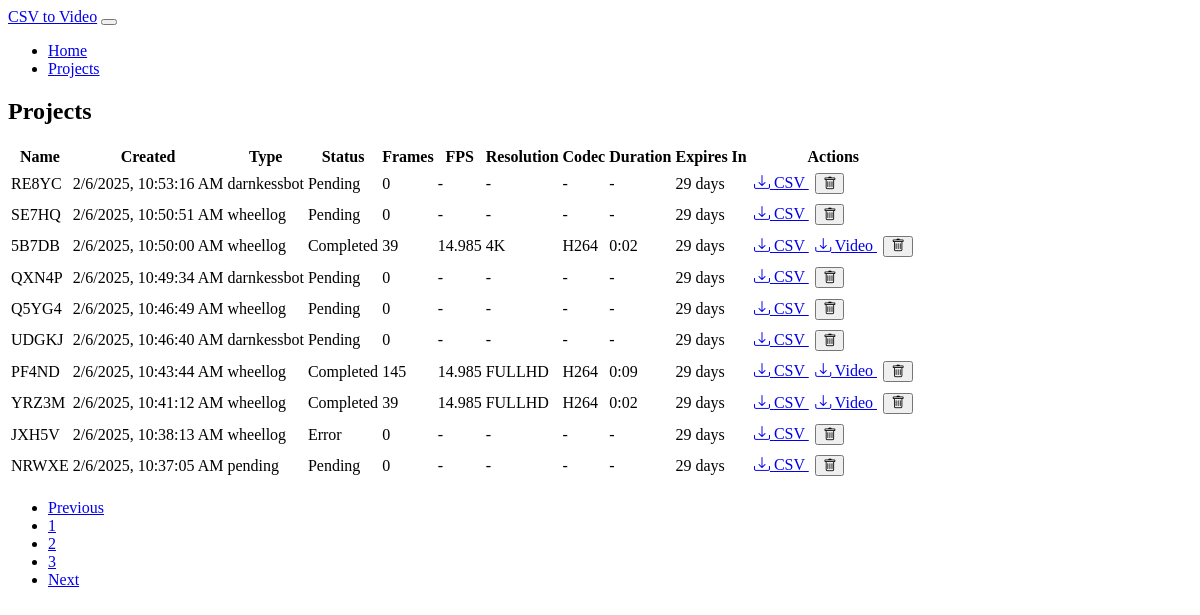
The page /projects?page=2 on the database its author committed.
### models.py (models this page shows, shortened)
class Project(db.Model):
    id = db.Column(db.Integer, primary_key=True)
    name = db.Column(db.String(100), nullable=False)
    csv_file = db.Column(db.String(255), nullable=False)
    csv_type = db.Column(db.String(20), nullable=False)  # 'darnkessbot' or 'wheellog'
    created_at = db.Column(db.DateTime, nullable=False, default=datetime.utcnow)
    expiry_date = db.Column(db.DateTime, nullable=False)
    frame_count = db.Column(db.Integer, default=0)
    fps = db.Column(db.Float, default=29.97)
    video_file = db.Column(db.String(255))
    codec = db.Column(db.String(10))
    resolution = db.Column(db.String(10))  # 'fullhd' or '4k'
    video_duration = db.Column(db.Float)  # Duration in seconds
    status = db.Column(db.String(20), default='pending')  # pending, processing, completed, error
    error_message = db.Column(db.Text)
    folder_number = db.Column(db.Integer)  # New field for storing unique folder number
    def days_until_expiry(self):
        if self.expiry_date:
            delta = self.expiry_date - datetime.utcnow()
            return max(0, delta.days)
        return 0
    def get_duration_str(self):
        if self.video_duration is None:
            return '-'
        minutes = int(self.video_duration // 60)
        seconds = int(self.video_duration % 60)
        return f"{minutes}:{seconds:02d}"

### app.py (the view)
@app.route('/projects')
def list_projects():
    page = request.args.get('page', 1, type=int)
    projects = Project.query.order_by(Project.created_at.desc())\
        .paginate(page=page, per_page=10, error_out=False)
    return render_template('projects.html', projects=projects)

### templates/projects.html (shortened to what this page needs)
{% extends "base.html" %}
{% block content %}
<div class="card">
    <div class="card-header">
        <h2 class="card-title">Projects</h2>
    </div>
    <div class="card-body">
        <div class="table-responsive">
            <table class="table">
                <thead>
                    <tr>
                        <th>Name</th>
                        <th>Created</th>
                        <th>Type</th>
                        <th>Status</th>
                        <th>Frames</th>
                        <th>FPS</th>
                        <th>Resolution</th>
                        <th>Codec</th>
                        <th>Duration</th>
                        <th>Expires In</th>
                        <th>Actions</th>
                    </tr>
                </thead>
                <tbody>
                    {% for project in projects.items %}
                    <tr>
                        <td>{{ project.name }}</td>
                        <td data-timestamp="{{ project.created_at.timestamp() }}">
                        </td>
                        <td>{{ project.csv_type }}</td>
                        <td>
                            <span class="badge text-bg-{{
                                'warning' if project.status == 'processing' else
                                'success' if project.status == 'completed' else
                                'danger' if project.status == 'error' else
                                'secondary'
                            }}"
                            data-project-id="{{ project.id }}"
                            data-project-status="{{ project.status }}"
                            {% if project.status == 'error' and project.error_message %}
                            title="{{ project.error_message }}"
                            {% endif %}
                            >{{ project.status.capitalize() }}</span>
                        </td>
                        <td>{{ project.frame_count }}</td>
                        <td>{{ project.fps if project.video_file else '-' }}</td>
                        <td>{{ project.resolution|upper if project.resolution else '-' }}</td>
                        <td>{{ project.codec|upper if project.codec else '-' }}</td>
                        <td>{{ project.get_duration_str() }}</td>
                        <td>{{ project.days_until_expiry() }} days</td>
                        <td>
                            <a href="{{ url_for('download_file', project_id=project.id, type='processed_csv') }}"
                               class="btn btn-sm btn-info">
                                <i class="bi bi-download"></i> CSV
                            </a>
                            {% if project.video_file %}
                            <a href="{{ url_for('download_file', project_id=project.id, type='video') }}"
                               class="btn btn-sm btn-success">
                                <i class="bi bi-download"></i> Video
                            </a>
                            {% endif %}
                            <button onclick="deleteProject({{ project.id }})"
                                    class="btn btn-sm btn-danger">
                                <i class="bi bi-trash"></i>
                            </button>
                        </td>
                    </tr>
                    {% endfor %}
                </tbody>
            </table>
        </div>
        {% if projects.pages > 1 %}
        <nav aria-label="Project navigation" class="mt-4">
            <ul class="pagination justify-content-center">
                {% if projects.has_prev %}
                <li class="page-item">
                    <a class="page-link" href="{{ url_for('list_projects', page=projects.prev_num) }}">Previous</a>
                </li>
                {% endif %}
                {% for page_num in range(projects.page - 1, projects.page + 2) %}
                    {% if page_num > 0 and page_num <= projects.pages %}
                    <li class="page-item {% if page_num == projects.page %}active{% endif %}">
                        <a class="page-link" href="{{ url_for('list_projects', page=page_num) }}">{{ page_num }}</a>
                    </li>
                    {% endif %}
                {% endfor %}
                {% if projects.has_next %}
                <li class="page-item">
                    <a class="page-link" href="{{ url_for('list_projects', page=projects.next_num) }}">Next</a>
                </li>
                {% endif %}
            </ul>
        </nav>
        {% endif %}
    </div>
</div>
{% endblock %}

### static/css/custom.css (style rules this page uses)
.card { margin-bottom: 2rem; }
.table td, .table th { vertical-align: middle; white-space: nowrap; }
.table td:last-child { min-width: 150px; }
.table-responsive { overflow-x: auto; }
.btn-sm { margin: 0.2rem; }

### rows shown on the page
Project: name "RE8YC", csv_type "darnkessbot", status "Pending", frame_count "0", video_file "-", resolution "-", codec "-", get_duration_str "-", days_until_expiry "29"
Project: name "SE7HQ", csv_type "wheellog", status "Pending", frame_count "0", video_file "-", resolution "-", codec "-", get_duration_str "-", days_until_expiry "29"
Project: name "5B7DB", csv_type "wheellog", status "Completed", frame_count "39", video_file+fps "14.985", resolution "4K", codec "H264", get_duration_str "0:02", days_until_expiry "29"
Project: name "QXN4P", csv_type "darnkessbot", status "Pending", frame_count "0", video_file "-", resolution "-", codec "-", get_duration_str "-", days_until_expiry "29"
Project: name "Q5YG4", csv_type "wheellog", status "Pending", frame_count "0", video_file "-", resolution "-", codec "-", get_duration_str "-", days_until_expiry "29"
Project: name "UDGKJ", csv_type "darnkessbot", status "Pending", frame_count "0", video_file "-", resolution "-", codec "-", get_duration_str "-", days_until_expiry "29"
Project: name "PF4ND", csv_type "wheellog", status "Completed", frame_count "145", video_file+fps "14.985", resolution "FULLHD", codec "H264", get_duration_str "0:09", days_until_expiry "29"
Project: name "YRZ3M", csv_type "wheellog", status "Completed", frame_count "39", video_file+fps "14.985", resolution "FULLHD", codec "H264", get_duration_str "0:02", days_until_expiry "29"
Project: name "JXH5V", csv_type "wheellog", status "Error", frame_count "0", video_file "-", resolution "-", codec "-", get_duration_str "-", days_until_expiry "29"
Project: name "NRWXE", csv_type "pending", status "Pending", frame_count "0", video_file "-", resolution "-", codec "-", get_duration_str "-", days_until_expiry "29"

### other values the page prints
{{ page_num }} "1" "2" "3"
